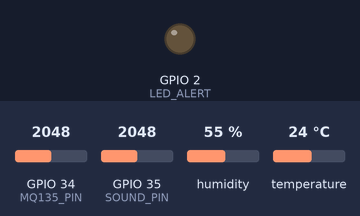
A sketch run on a simulated ESP32. On the bench: output pins drawn as LEDs (lit = HIGH). The inputs (shaded band) are chosen by the test bench; at power-on: GPIO 34 (MQ135_PIN) = 2048, GPIO 35 (SOUND_PIN) = 2048, humidity 55 %, temperature 24 °C. WiFi joins after 1.5 s; servers stay silent unless stated; no MQTT or app messages arrive unless stated; what the sketch prints to the serial monitor is not drawn.

Above: at 0.1 s.
At 1.6 s:
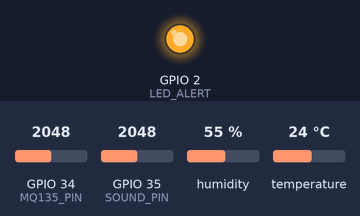
Timing chart, 0 to 3.1 s (numbered marks = the images above):
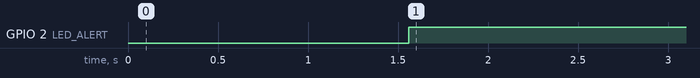

Measured:
- by itself, GPIO 2 (LED_ALERT): LOW → HIGH at 1.6 s

The sketch:

envguard.ino
```cpp
/*
 * EnvGuard - Estação de Monitoramento Ambiental com ESP32
 * Sensores: DHT22 (temp/umidade), MQ-135 (qualidade do ar/CO2 estimado), Sensor de som (KY-038)
 * Publica leituras via MQTT e serve um dashboard web local (WiFi AP + Station)
 *
 * Autor: EnvGuard Project
 * Licença: MIT
 */

#include <WiFi.h>
#include <WebServer.h>
#include <ArduinoJson.h>
#include <PubSubClient.h>
#include <DHT.h>

// ---------- CONFIGURAÇÕES DO USUÁRIO ----------
const char* WIFI_SSID     = "SUA_REDE_WIFI";
const char* WIFI_PASSWORD = "SUA_SENHA_WIFI";

const char* MQTT_BROKER   = "192.168.1.100";  // IP do broker MQTT (ex: Mosquitto no Raspberry Pi/Home Assistant)
const int   MQTT_PORT     = 1883;
const char* MQTT_USER     = "";
const char* MQTT_PASS     = "";
const char* MQTT_TOPIC    = "envguard/sala";

// Limiares de alerta
const float TEMP_MAX      = 30.0;
const float HUMIDITY_MAX  = 70.0;
const int   AIR_QUALITY_MAX = 400;  // leitura ADC do MQ-135
const int   NOISE_MAX     = 700;    // leitura ADC do sensor de som
// -----------------------------------------------

#define DHTPIN   4
#define DHTTYPE  DHT22
#define MQ135_PIN 34
#define SOUND_PIN 35
#define LED_ALERT 2

DHT dht(DHTPIN, DHTTYPE);
WebServer server(80);
WiFiClient espClient;
PubSubClient mqttClient(espClient);

struct SensorData {
  float temperature;
  float humidity;
  int airQuality;
  int noiseLevel;
  bool alertActive;
  unsigned long timestamp;
} lastReading;

unsigned long lastMqttPublish = 0;
const unsigned long PUBLISH_INTERVAL = 30000; // 30s

void setup() {
  Serial.begin(115200);
  pinMode(LED_ALERT, OUTPUT);
  pinMode(MQ135_PIN, INPUT);
  pinMode(SOUND_PIN, INPUT);

  dht.begin();
  connectWiFi();

  mqttClient.setServer(MQTT_BROKER, MQTT_PORT);

  server.on("/", handleRoot);
  server.on("/api/data", handleApiData);
  server.on("/api/history", handleApiHistory);
  server.begin();

  Serial.println("EnvGuard iniciado. Dashboard em: http://" + WiFi.localIP().toString());
}

void loop() {
  server.handleClient();

  if (!mqttClient.connected()) {
    reconnectMqtt();
  }
  mqttClient.loop();

  readSensors();

  if (millis() - lastMqttPublish > PUBLISH_INTERVAL) {
    publishReading();
    lastMqttPublish = millis();
  }

  digitalWrite(LED_ALERT, lastReading.alertActive ? HIGH : LOW);

  delay(2000);
}

void connectWiFi() {
  WiFi.begin(WIFI_SSID, WIFI_PASSWORD);
  Serial.print("Conectando ao WiFi");
  while (WiFi.status() != WL_CONNECTED) {
    delay(500);
    Serial.print(".");
  }
  Serial.println("\nConectado! IP: " + WiFi.localIP().toString());
}

void reconnectMqtt() {
  if (mqttClient.connect("EnvGuardESP32", MQTT_USER, MQTT_PASS)) {
    Serial.println("MQTT conectado.");
  }
}

void readSensors() {
  float temp = dht.readTemperature();
  float hum  = dht.readHumidity();

  if (!isnan(temp)) lastReading.temperature = temp;
  if (!isnan(hum))  lastReading.humidity = hum;

  lastReading.airQuality = analogRead(MQ135_PIN);
  lastReading.noiseLevel = analogRead(SOUND_PIN);
  lastReading.timestamp = millis();

  lastReading.alertActive =
      (lastReading.temperature > TEMP_MAX) ||
      (lastReading.humidity > HUMIDITY_MAX) ||
      (lastReading.airQuality > AIR_QUALITY_MAX) ||
      (lastReading.noiseLevel > NOISE_MAX);
}

void publishReading() {
  StaticJsonDocument<256> doc;
  doc["temperature"] = lastReading.temperature;
  doc["humidity"] = lastReading.humidity;
  doc["air_quality"] = lastReading.airQuality;
  doc["noise_level"] = lastReading.noiseLevel;
  doc["alert"] = lastReading.alertActive;

  char buffer[256];
  serializeJson(doc, buffer);
  mqttClient.publish(MQTT_TOPIC, buffer);
}

void handleRoot() {
  server.sendHeader("Location", "/dashboard.html", true);
  server.send(302, "text/plain", "");
}

void handleApiData() {
  StaticJsonDocument<256> doc;
  doc["temperature"] = lastReading.temperature;
  doc["humidity"] = lastReading.humidity;
  doc["air_quality"] = lastReading.airQuality;
  doc["noise_level"] = lastReading.noiseLevel;
  doc["alert"] = lastReading.alertActive;
  doc["uptime_ms"] = millis();

  String response;
  serializeJson(doc, response);

  server.sendHeader("Access-Control-Allow-Origin", "*");
  server.send(200, "application/json", response);
}

void handleApiHistory() {
  // Placeholder: em produção, seria alimentado por um buffer circular
  // ou por um serviço externo (InfluxDB/SQLite) para série temporal.
  server.sendHeader("Access-Control-Allow-Origin", "*");
  server.send(200, "application/json", "{\"note\":\"use MQTT + Node-RED/InfluxDB para histórico completo\"}");
}
```
